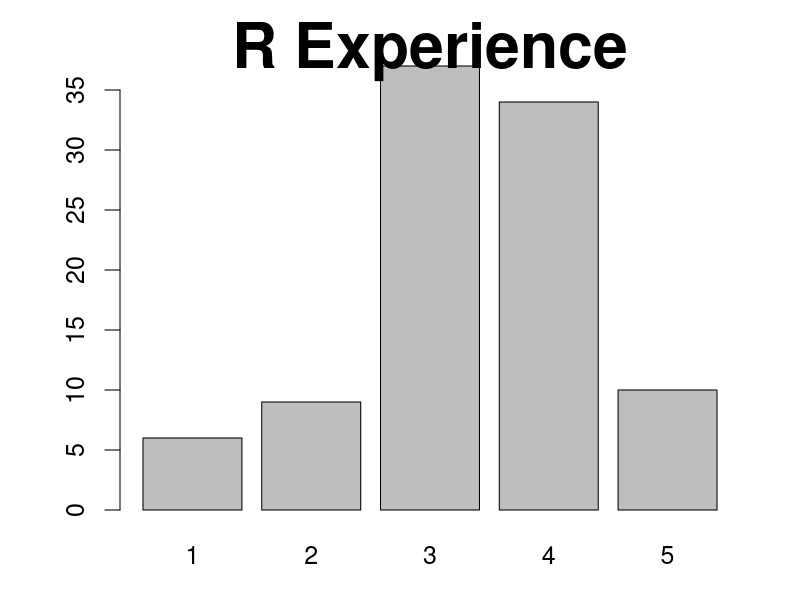
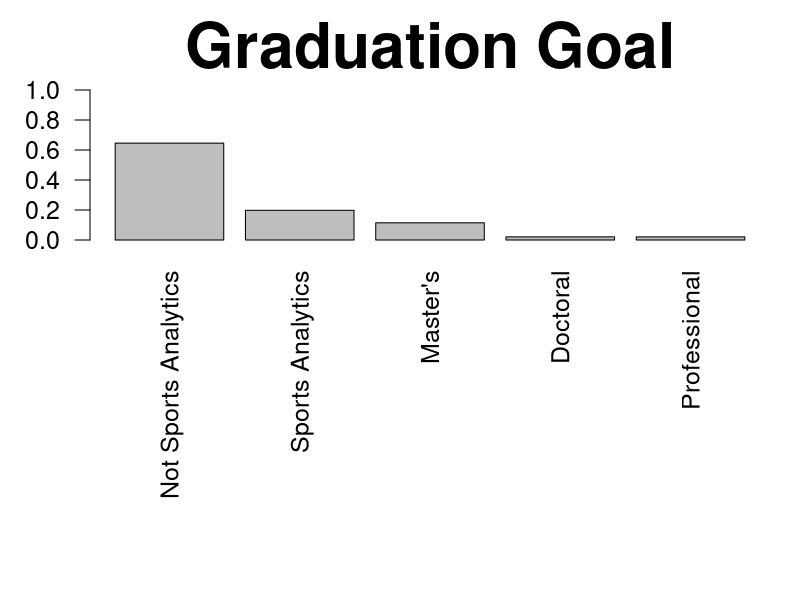
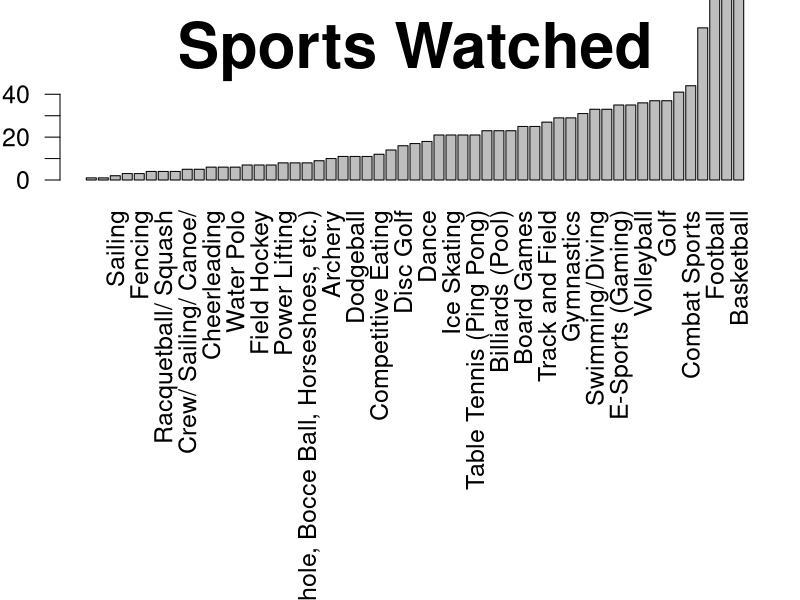
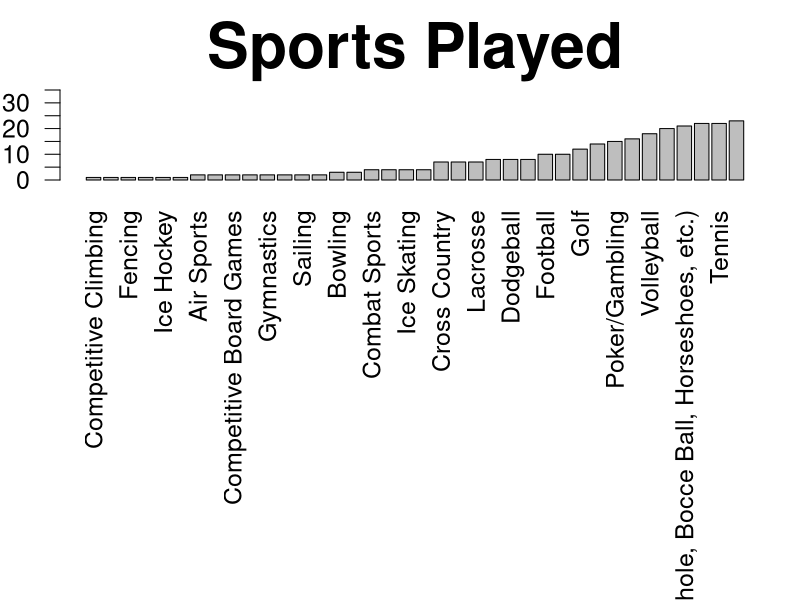
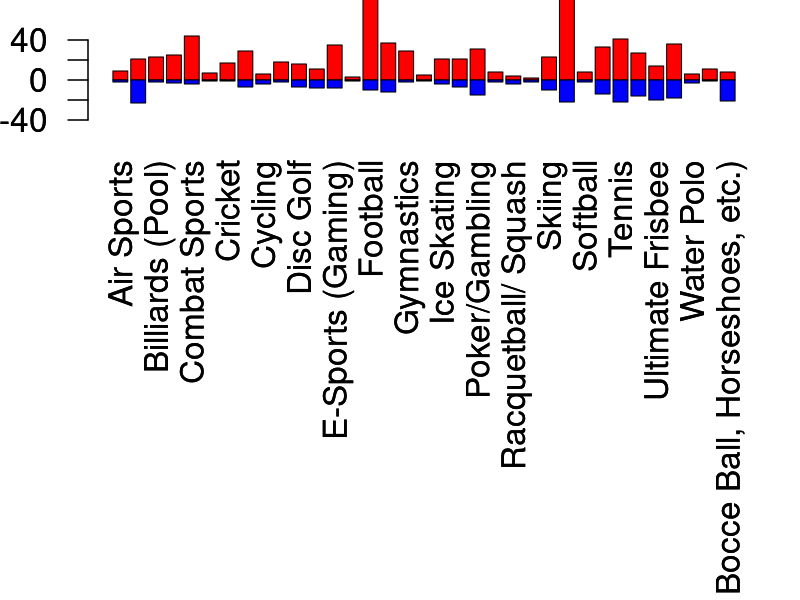

Recreate these plots in R, in order.
setwd("D:/Mario Documents/UNC/STOR 538/STOR538_WEBSITE/Slides/Sports Analytics 1")

library(tidyverse)
library(forcats)

DATA=read.csv("Sports Analytics Survey.csv")[,-(1:4)]
names(DATA)=c("Year","MajorMinor","R Experience","Graduation","Watch","Participated","Other")

DATA2=separate(data=DATA,col=Watch,into=paste("Watch",1:33),sep=";")
DATA3=separate(data=DATA2,col=Participated,into=paste("Part",1:27),sep=";")

table(DATA3$Year)

png('RExp.png',width=1200,height=800)
par(mar=c(3,4,3,2),cex=1.5,cex.main=2.5)
barplot(table(DATA3$`R Experience`),ylim=c(0,35),main="R Experience")
dev.off()

DATA4=DATA3 %>% mutate(Graduation=factor(Graduation)) 
levels(DATA4$Graduation)=c("Doctoral","Not Sports Analytics","Sports Analytics","Master's","Professional")

DATA4=DATA4 %>% mutate(Graduation = fct_infreq(Graduation))

png('Graduation.png',width=1200,height=800)
par(mar=c(12,3,3,1),cex=1.5,cex.main=2.5)
barplot(table(DATA4$`Graduation`)/96,las=2,ylim=c(0,1),main="Graduation Goal")
dev.off()

sportswatched =  na.omit(gather(data=DATA4,5:42,key="Watch",value="Sport")$Sport)

unique(sportswatched)

sportswatched2 = ifelse(sportswatched==unique(sportswatched)[9],"Arcade",sportswatched)
sportswatched3 = ifelse(sportswatched2==unique(sportswatched)[13],"Combat Sports",sportswatched2)
sportswatched4 = ifelse(sportswatched3==unique(sportswatched)[6],"Auto/Bike Racing",sportswatched3)
sportswatched5 = ifelse(sportswatched4==unique(sportswatched)[47],"Yard Games",sportswatched4)
sportswatched6 = ifelse(sportswatched5==unique(sportswatched)[11],"Board Games",sportswatched5)
sportswatched7 = ifelse(sportswatched6==unique(sportswatched)[5],"Air Sports",sportswatched6)

unique(sportswatched7)

png('Watched.png',width=1200,height=800)
par(mar=c(14,2,3,1),cex=1.5,cex.main=2.5)
barplot(table(fct_reorder(as.factor(sportswatched7),sportswatched7,.fun=table)),las=2,ylim=c(0,42),main="Sports Watched")
dev.off()

sportsplayed =  na.omit(gather(data=DATA4,43:61,key="Play",value="Sport")$Sport)

unique(sportsplayed)

sportsplayed2 = ifelse(sportsplayed==unique(sportsplayed)[4],"Arcade",sportsplayed)
sportsplayed3 = ifelse(sportsplayed2==unique(sportsplayed)[13],"Competitive Board Games",sportsplayed2)
sportsplayed4 = ifelse(sportsplayed3==unique(sportsplayed)[8],"Combat Sports",sportsplayed3)
sportsplayed5 = ifelse(sportsplayed4==unique(sportsplayed)[38],"Yard Games",sportsplayed4)
sportsplayed6 = ifelse(sportsplayed5==unique(sportsplayed)[6],"Air Sports",sportsplayed5)

unique(sportsplayed6)

png('Played.png',width=1200,height=800)
par(mar=c(14,2,3,1),cex=1.5,cex.main=2.5)
barplot(table(fct_reorder(as.factor(sportsplayed6),sportsplayed,.fun=table)),las=2,ylim=c(0,35),main="Sports Played")
dev.off()

check=intersect(unique(sportswatched7),unique(sportsplayed6))
sportswatched8=na.omit(ifelse(sportswatched7 %in% check,sportswatched7,NA))
sportsplayed7=na.omit(ifelse(sportsplayed6 %in% check,sportsplayed6,NA))

png('Together.png',width=1400,height=700)
par(mar=c(12,2.2,1,1),cex=2)
barplot(table(sportswatched8),las=2,ylim=c(-40,40),col="red")
barplot(-table(sportsplayed7),las=2,ylim=c(-40,40),add=T,col="blue")
dev.off()


